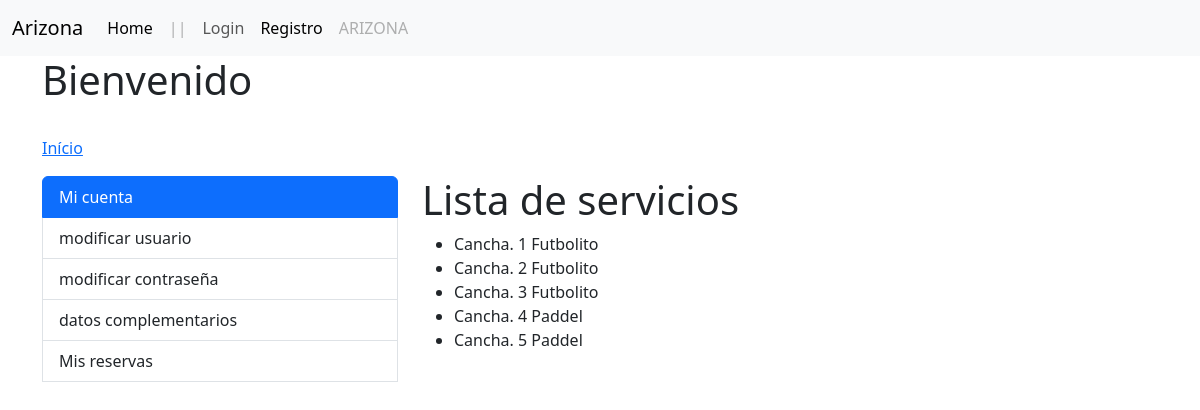
Screenshot of /servicios/listar/ with the database file from the repository.
### services/models.py (models this page shows, shortened)
class Cancha(models.Model):
    NUMERACION_CHOICES = [
        ('1', 'Cancha 1'),
        ('2', 'Cancha 2'),
        ('3', 'Cancha 3'),
        ('4', 'Cancha 4'),
        ('5', 'Cancha 5'),
        ('6', 'Cancha 6'),
        ('7', 'Cancha 7'),
        ('8', 'Cancha 8'),
    ]
    numeracion = models.CharField(max_length=10, choices=NUMERACION_CHOICES)
    tipo = models.ForeignKey(TipoCancha, on_delete=models.CASCADE, related_name='canchas')
    class Meta:
        verbose_name = _('Cancha')
        verbose_name_plural = _('Canchas')

class TipoCancha(models.Model):
    nombre = models.CharField(max_length=50)
    precio = models.DecimalField(max_digits=8, decimal_places=0)
    descripcion = models.TextField()
    def __str__(self):
        return self.nombre
    class Meta:
        verbose_name = _('Tipo de Cancha')
        verbose_name_plural = _('Tipos de Canchas')

### services/views.py (the view)
# urls.py: path('listar/', CanchaListView.as_view(), name='cancha-listar'),
class CanchaListView(ListView):
    model = Cancha
    template_name = 'servicios/listar.html'
    context_object_name = 'servicios'

### services/templates/servicios/listar.html
{% extends "accounts/index.html" %}
{% block accounts_container %}
<h1>Lista de servicios</h1>
<ul>
  {% for servicio in servicios %}
    <li>Cancha. {{servicio.numeracion}} {{servicio.tipo}}</li>
  {% empty %}
    <li>No hay servicios disponibles.</li>
  {% endfor %}
</ul>
{% endblock %}

### rows the page displays
Cancha: numeracion "1", tipo "Futbolito"
Cancha: numeracion "2", tipo "Futbolito"
Cancha: numeracion "3", tipo "Futbolito"
Cancha: numeracion "4", tipo "Paddel"
Cancha: numeracion "5", tipo "Paddel"
